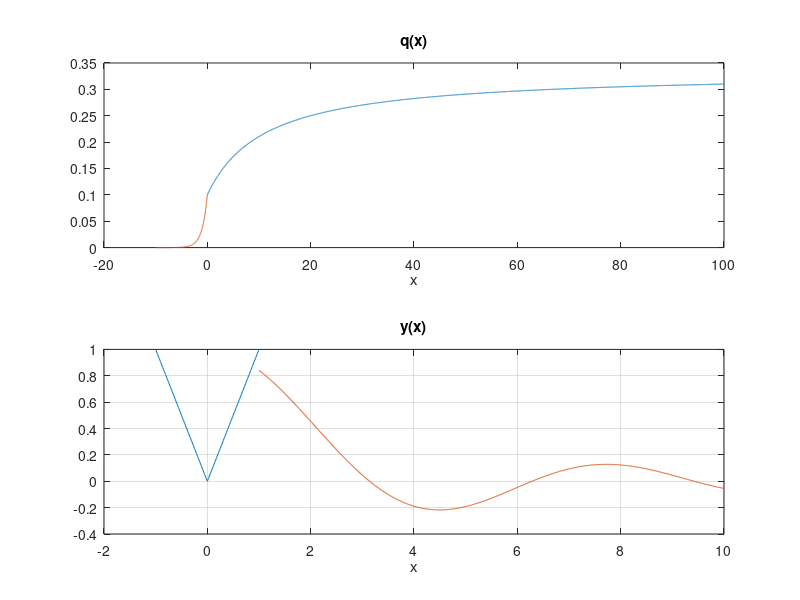

Here is the MATLAB script that generated this plot:
step=0.01;
% First piecewise function
x1 = 0:step:100; 
x2=-10:step:0; 
f1 = ((3.*x1)+10)./((9.*x1)+100); % q(x) over interval x1
f2 = (1/10).*exp(x2); % q(x) over interval x2
% Second piecewise function
x3 = -1:step:1; 
x4=1:step:10; 
f3 = abs(x3); % y(x) over interval x1
f4 = sin(x4)./x4; % y(x) over interval x2
subplot(2,1,1), plot(x1,f1,x2,f2) 
xlabel('x') 
title('q(x)')
subplot(2,1,2), plot(x3,f3,x4,f4) 
xlabel('x') 
title('y(x)')
grid on